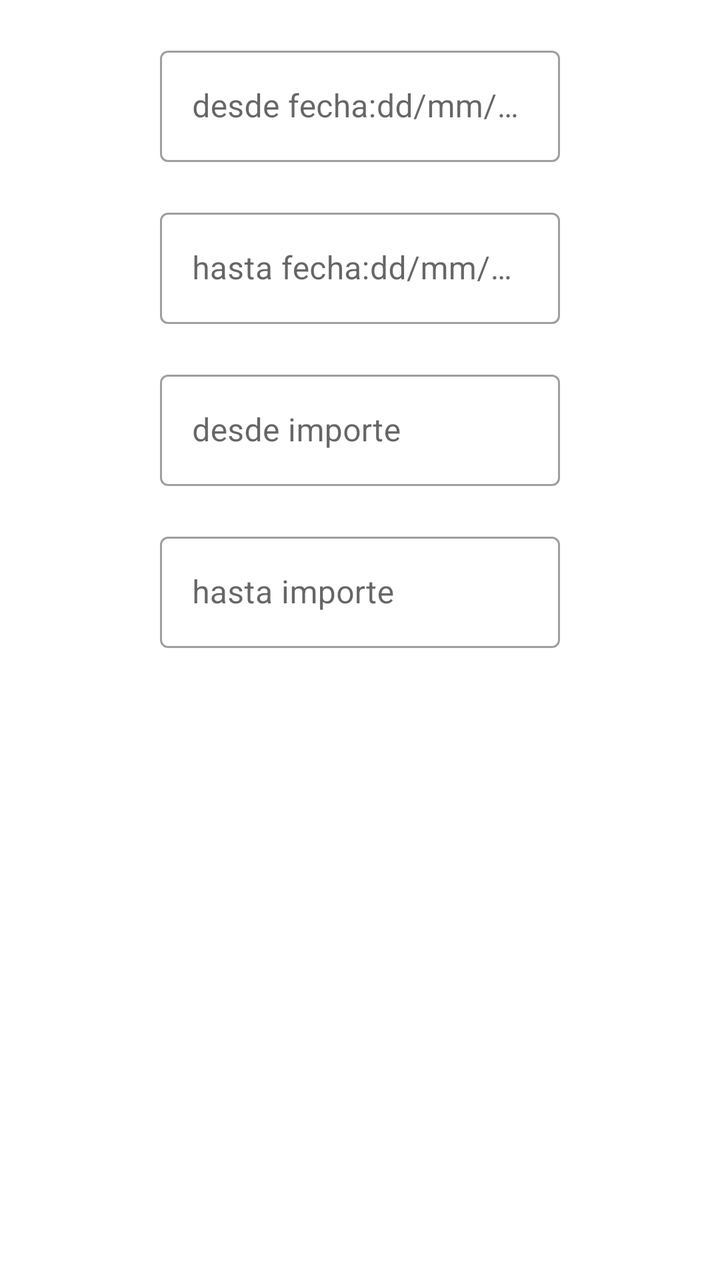
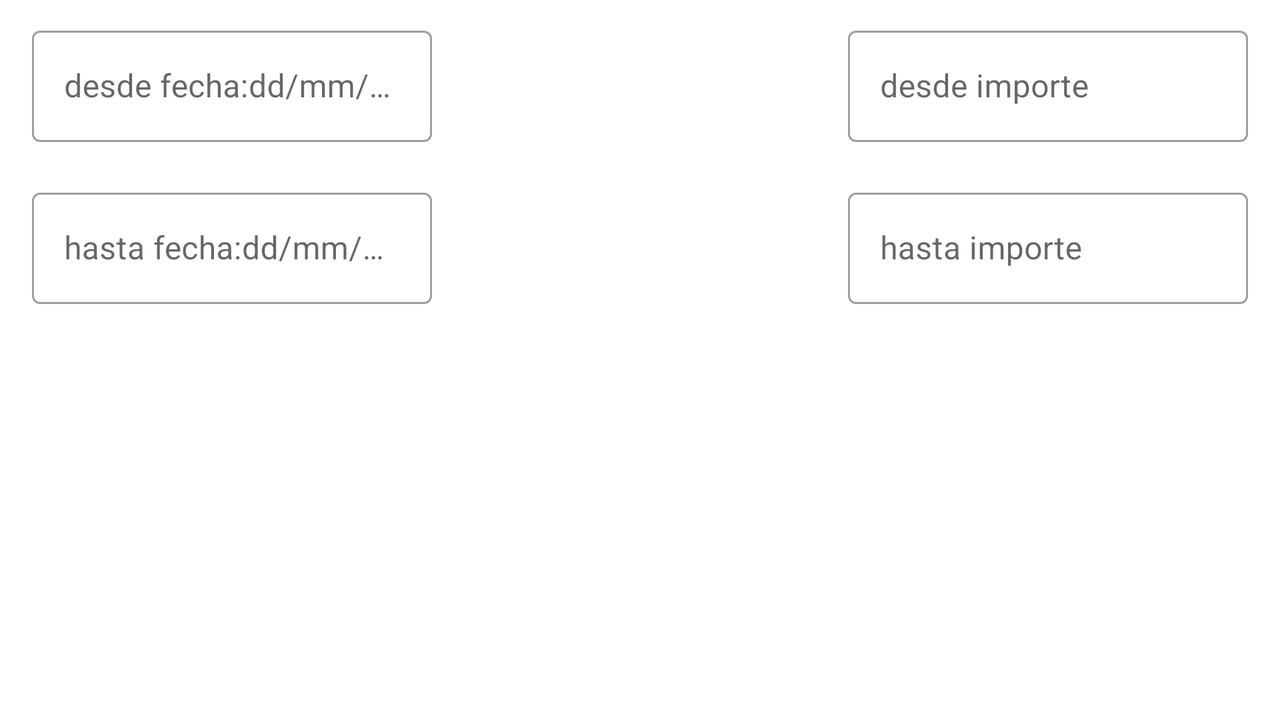

Compare how this app lays out the same screen by default and in its alternative resource folder. The renders come first, then the two layout files and the values they reference.
<!-- AndroidManifest.xml: application theme AppTheme -->
<!-- res/layout/fragment_filtro.xml -->
<?xml version="1.0" encoding="utf-8"?>
<LinearLayout xmlns:android="http://schemas.android.com/apk/res/android"
    xmlns:tools="http://schemas.android.com/tools"
    xmlns:app="http://schemas.android.com/apk/res-auto"
    android:layout_width="match_parent"
    android:layout_height="match_parent"
    android:orientation="vertical"
    tools:context=".ui.fragments.FiltroFragment">



        <com.google.android.material.textfield.TextInputLayout
            style="@style/InputTextWrapper"
            android:layout_marginTop="20dp"
            android:hint="@string/fecha_desde">

            <com.google.android.material.textfield.TextInputEditText
                android:id="@+id/et_fecha_desde"
                android:layout_width="200dp"
                android:layout_height="wrap_content"
                android:inputType="date"/>

        </com.google.android.material.textfield.TextInputLayout>


        <com.google.android.material.textfield.TextInputLayout
            style="@style/InputTextWrapper"
            android:layout_marginTop="20dp"
            android:hint="@string/fecha_hasta">

            <com.google.android.material.textfield.TextInputEditText
                android:id="@+id/et_fecha_hasta"
                android:layout_width="200dp"
                android:layout_height="wrap_content"
                android:inputType="date"/>

        </com.google.android.material.textfield.TextInputLayout>

        <com.google.android.material.textfield.TextInputLayout
            style="@style/InputTextWrapper"
            android:layout_marginTop="20dp"
            android:hint="@string/importe_desde">

            <com.google.android.material.textfield.TextInputEditText
                android:id="@+id/et_importe_desde"
                android:layout_width="200dp"
                android:layout_height="wrap_content"
                android:inputType="number"/>

        </com.google.android.material.textfield.TextInputLayout>

        <com.google.android.material.textfield.TextInputLayout
            style="@style/InputTextWrapper"
            android:layout_marginTop="20dp"
            android:hint="@string/importe_hasta">

            <com.google.android.material.textfield.TextInputEditText
                android:id="@+id/et_importe_hasta"
                android:layout_width="200dp"
                android:layout_height="wrap_content"
                android:inputType="number"/>

        </com.google.android.material.textfield.TextInputLayout>




</LinearLayout>
<!-- resources referenced by this layout -->
<resources>
  <string name="fecha_desde">desde fecha:dd/mm/aaaa</string>
  <string name="fecha_hasta">hasta fecha:dd/mm/aaaa</string>
  <string name="importe_desde">desde importe</string>
  <string name="importe_hasta">hasta importe</string>
  <style name="InputTextWrapper" parent="Widget.MaterialComponents.TextInputLayout.OutlinedBox">
          <item name="android:layout_gravity">center</item>
          <item name="android:layout_marginTop">20dp</item>
          <item name="android:layout_width">200dp</item>
          <item name="android:layout_height">wrap_content</item>
      </style>
  <style name="AppTheme" parent="Theme.MaterialComponents.Light.NoActionBar">
          
          <item name="colorPrimary">@color/colorPrimary</item>
          <item name="colorPrimaryDark">@color/colorPrimaryDark</item>
          <item name="colorAccent">@color/colorAccent</item>
      </style>
  <color name="colorPrimary">#555593</color>
  <color name="colorPrimaryDark">#8481c4</color>
  <color name="colorAccent">#272c65</color>
</resources>
<!-- res/layout-land/fragment_filtro.xml (the repository's variant of the layout above) -->
<!-- drawn on the phone turned sideways -->
<?xml version="1.0" encoding="utf-8"?>
<androidx.constraintlayout.widget.ConstraintLayout xmlns:android="http://schemas.android.com/apk/res/android"
    xmlns:app="http://schemas.android.com/apk/res-auto"
    xmlns:tools="http://schemas.android.com/tools"
    android:layout_width="match_parent"
    android:layout_height="match_parent"
    tools:context=".ui.fragments.FiltroFragment">

    <LinearLayout
        android:layout_width="wrap_content"
        android:layout_height="wrap_content"
        android:layout_marginStart="16dp"
        android:orientation="vertical"
        app:layout_constraintStart_toStartOf="parent"
        app:layout_constraintTop_toTopOf="parent">

        <com.google.android.material.textfield.TextInputLayout
            android:id="@+id/ly_fecha_desde"
            style="@style/InputTextWrapper"
            android:layout_marginTop="10dp"
            android:hint="@string/fecha_desde">

            <com.google.android.material.textfield.TextInputEditText
                android:id="@+id/et_fecha_desde"
                android:layout_width="200dp"
                android:layout_height="wrap_content"
                android:inputType="date" />

        </com.google.android.material.textfield.TextInputLayout>

        <com.google.android.material.textfield.TextInputLayout
            android:id="@+id/ly_fecha_hasta"
            style="@style/InputTextWrapper"
            android:hint="@string/fecha_hasta">

            <com.google.android.material.textfield.TextInputEditText
                android:id="@+id/et_fecha_hasta"
                android:layout_width="200dp"
                android:layout_height="wrap_content"
                android:inputType="date" />

        </com.google.android.material.textfield.TextInputLayout>

    </LinearLayout>

    <LinearLayout
        android:layout_width="wrap_content"
        android:layout_height="wrap_content"
        android:layout_marginEnd="16dp"
        android:orientation="vertical"
        app:layout_constraintEnd_toEndOf="parent"
        app:layout_constraintTop_toTopOf="parent">

        <com.google.android.material.textfield.TextInputLayout
            style="@style/InputTextWrapper"
            android:layout_marginTop="10dp"
            android:hint="@string/importe_desde">

            <com.google.android.material.textfield.TextInputEditText
                android:id="@+id/et_importe_desde"
                android:layout_width="200dp"
                android:layout_height="wrap_content"
                android:inputType="number" />

        </com.google.android.material.textfield.TextInputLayout>

        <com.google.android.material.textfield.TextInputLayout
            style="@style/InputTextWrapper"
            android:hint="@string/importe_hasta">

            <com.google.android.material.textfield.TextInputEditText
                android:id="@+id/et_importe_hasta"
                android:layout_width="200dp"
                android:layout_height="wrap_content"
                android:inputType="number" />

        </com.google.android.material.textfield.TextInputLayout>

    </LinearLayout>

</androidx.constraintlayout.widget.ConstraintLayout>
